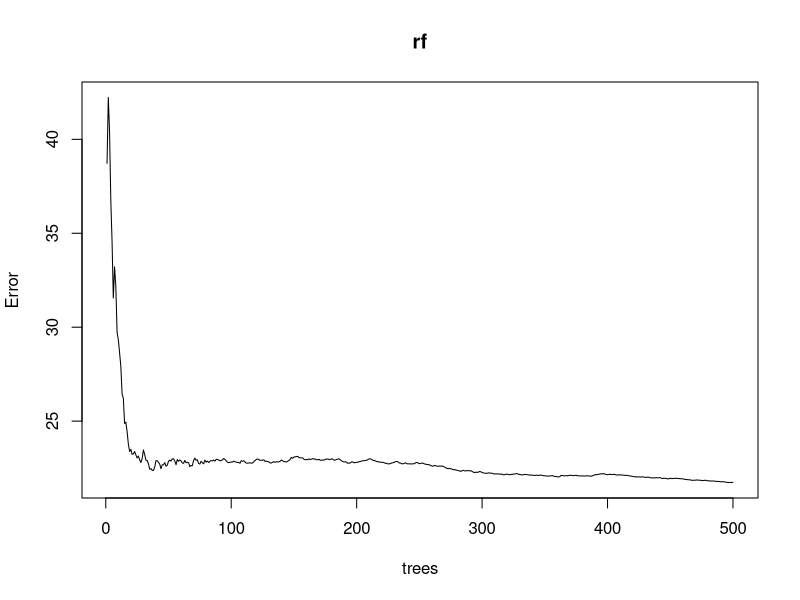
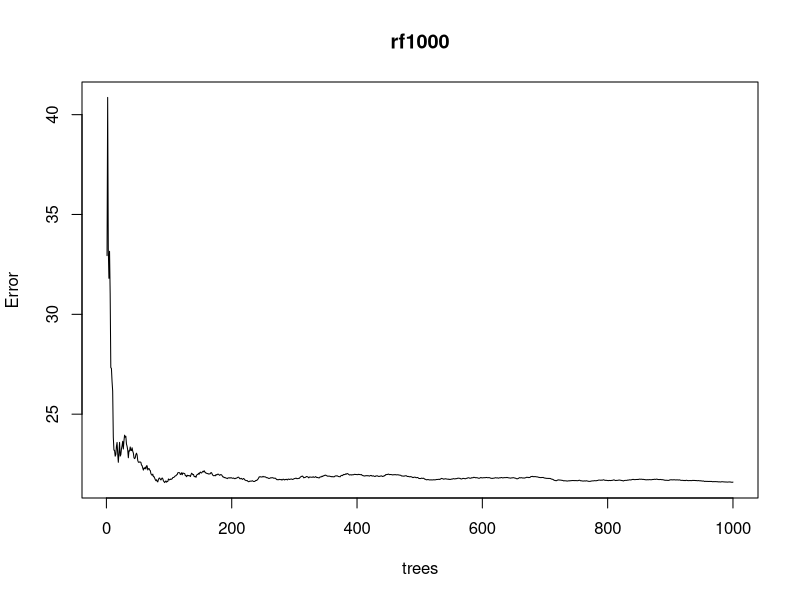
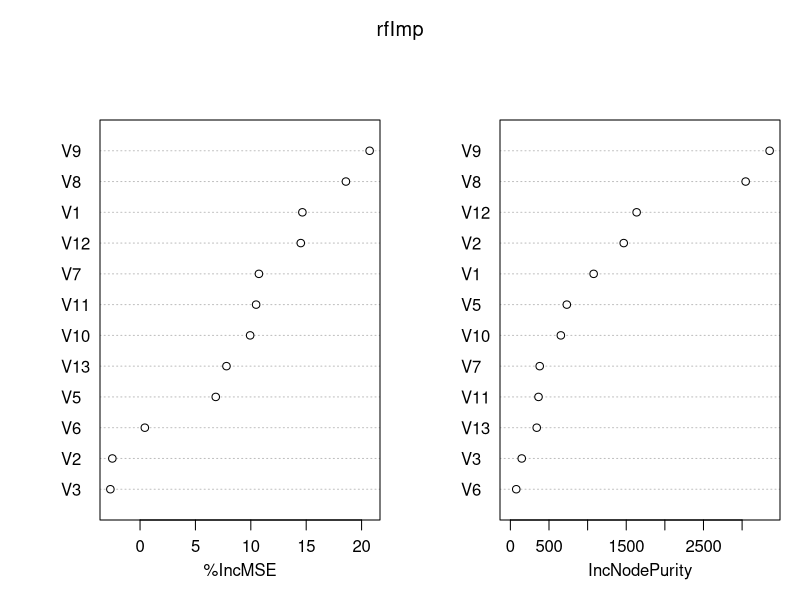
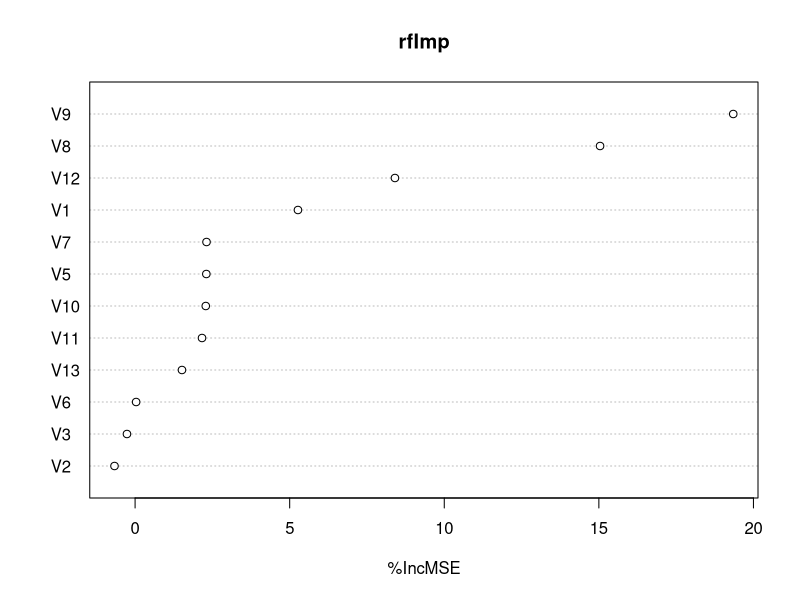
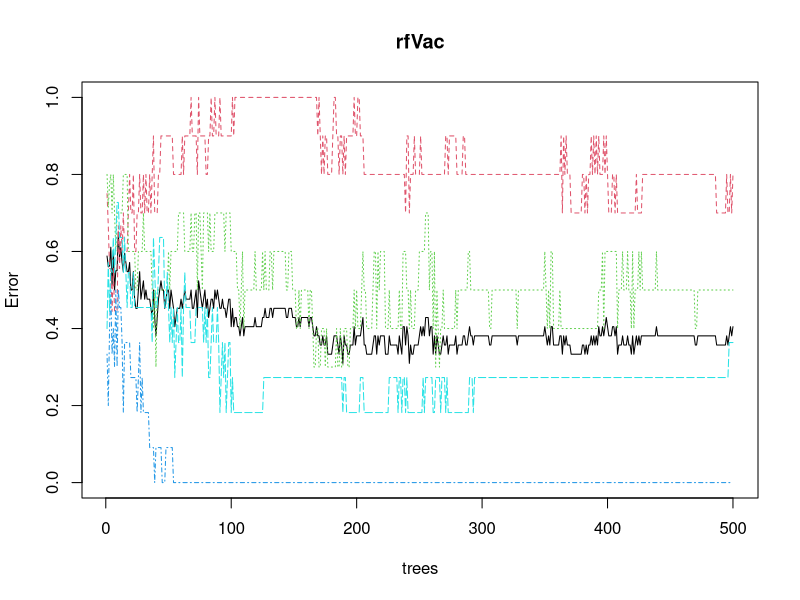
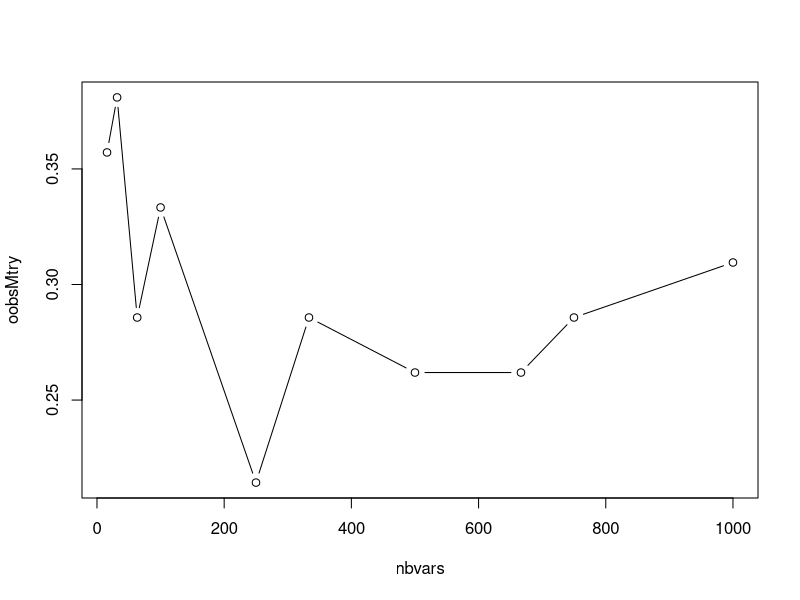
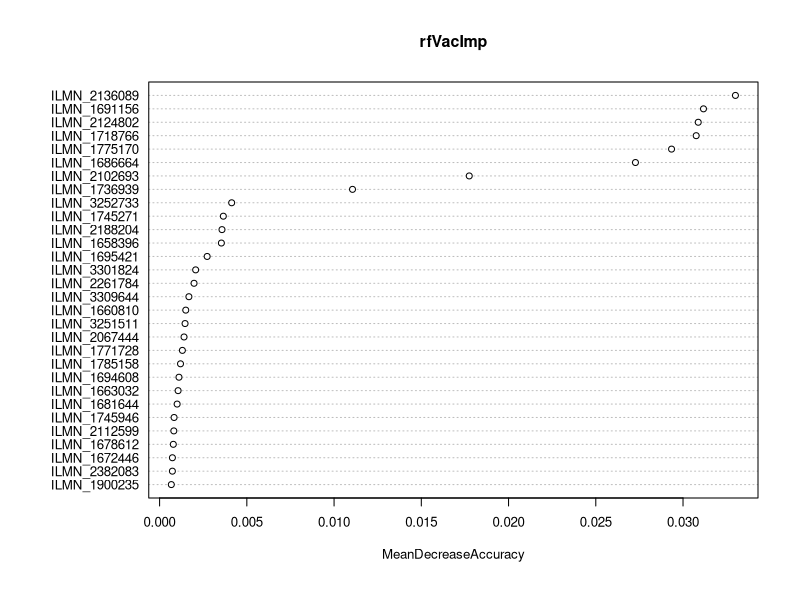

Generate these figures, in order, with R:
## ---- chunk 1
data(Ozone, package = "mlbench")
# if the package is not yet installed, execute:
# install.packages("mlbench")
# str() gives the dataset structure
str(Ozone)
## ---- chunk 2
library("randomForest")
## ---- chunk 3
rf <- randomForest(V4 ~ ., data = Ozone, na.action = na.omit)
rf
plot(rf)
## ---- chunk 4
# To simplify subsequent commands, we define xOz and yOz for inputs and outputs:
OzoneComp <- na.omit(Ozone)
xOz <- OzoneComp[-4]
yOz <- OzoneComp$V4
## ---- chunk 5
# The previous plot informs us that a number of trees smaller than
# 250 is too small. Again from the plot, we see that a number of trees
# between 300 and 500 is reasonable. We can try to increase the number
# of trees and see what happens (take car of the computational time for
# this example):

rf1000 <- randomForest(xOz, yOz, ntree = 1000)
plot(rf1000)

# The OOB error is very stable when enough trees are grown, approximately
# 400 for this example. Here, we can keep the default value which is
# appropriate, and in case of large execution times we can look for
# a smaller value.
## ---- chunk 6
bag <- randomForest(xOz, yOz, mtry = ncol(xOz))
bag
## ---- chunk 7
nbvars <- 1:ncol(xOz)
oobsMtry <- sapply(nbvars, function(nbv) {
  RF <- randomForest(xOz, yOz, mtry = nbv)
  return(RF$mse[RF$ntree])})
## ---- chunk 8
# We could stabilize the error estimations by building a few forest per mtry
# value, at the price of an increasing runtime, e.g. by using:
replicate(n = 10, expr = randomForest(xOz, yOz)$mse[500])
## ---- chunk 9
rfImp <- randomForest(xOz, yOz, importance = TRUE)
varImpPlot(rfImp)
## ---- chunk 10
# To only plot the permutation-based varible importance and avoid the scaling
# of the mean decrease in accuracy by its standard deviation, use:
varImpPlot(rfImp, type = 1, scale = FALSE)
## ---- chunk 11
dumbRF <- randomForest(xOz, yOz, replace = FALSE, sampsize = nrow(xOz), mtry = ncol(xOz), ntree = 10, maxnodes = 5)
dumbRF$forest
## ---- chunk 12
# Bootstrap samples are actually not bootstrap samples: draws are made
# without replacement, and the number of observations drawn is fixed
# to the total number of observations in the dataset. So, in this
# case, all trees are built on the full original dataset.
#
# Furthermore, all variables are chosen at each node because mtry = p.
#
# Finally, the forest contains 10 identical trees made of 5 leaves.
## ---- chunk 13
vac18 <- read.csv("vac18.csv", row.names=1, stringsAsFactors = TRUE)
yVac <- vac18$stimulation
xVac <- vac18[-ncol(vac18)]
dim(xVac)
xVac[1:6, 1:6]
str(yVac)
## ---- chunk 14
rfVac <- randomForest(xVac, yVac)
rfVac
plot(rfVac)
# In classification, we get one plain line for the "global" error rate, and
# several other lines which show the per class error rate. Since there is no
# legend on the graph, one depicts which line correspond to each class by
# looking e.g. at the confusion matrix given in the preceding print result.
## ---- chunk 15
p <- ncol(xVac)
nbvars <- c(sqrt(p)/2, sqrt(p), 2*sqrt(p), p/10, p/4, p/3, p/2, 2*p/3, 3*p/4, p)
oobsMtry <- sapply(nbvars, function(nbv) {
  RF <- randomForest(xVac, yVac, mtry = nbv)
  return(RF$err.rate[RF$ntree, "OOB"])})
cbind(nbvars = floor(nbvars), oobsMtry = oobsMtry)
plot(oobsMtry ~ nbvars, type = "b")
## ---- chunk 16
rfVacImp <- randomForest(xVac, yVac, mtry = 200, ntree = 2000, importance = TRUE)
## ---- chunk 17
varImpPlot(rfVacImp, type = 1, scale = FALSE, cex = 0.8)
## ---- chunk 18
impSort <- sort(rfVacImp$importance[, "MeanDecreaseAccuracy"],
                decreasing = TRUE, index.return = TRUE)
indVars <-impSort$ix[1:15]
indVars
nameVars <- colnames(xVac[, indVars])
nameVars
